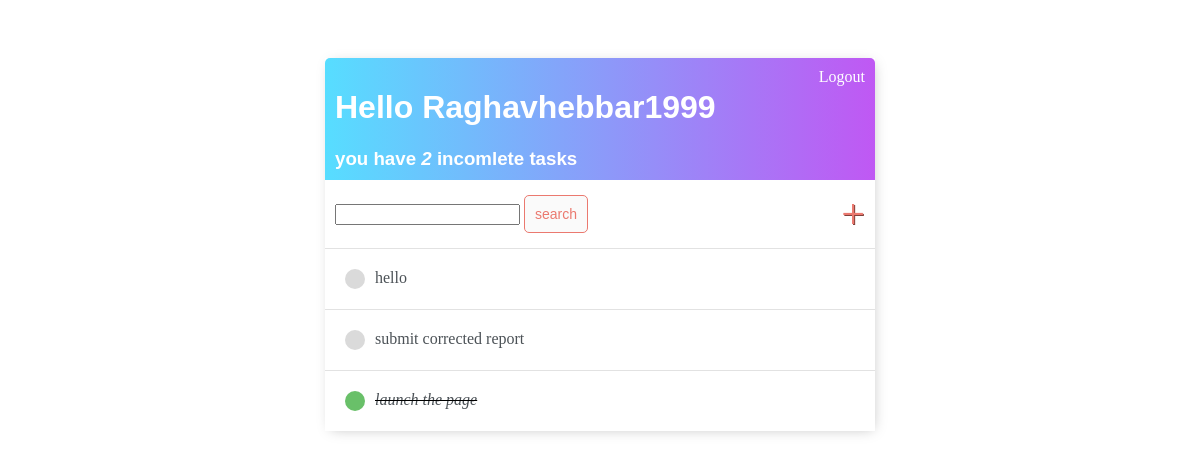
The app's page / (signed in), older data.
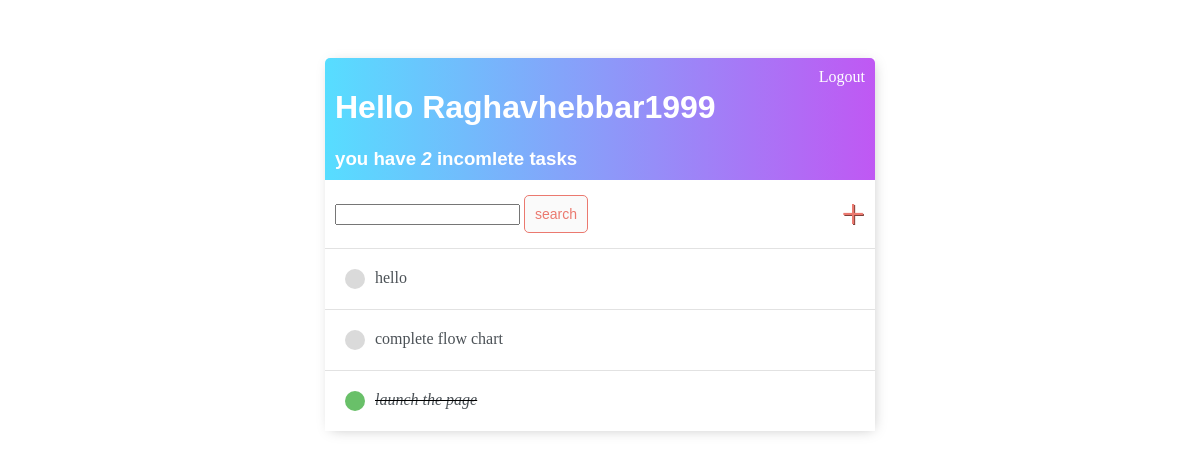
The same page, newer data.
### todo/models.py (models this page shows)
class Task(models.Model):
    user = models.ForeignKey(User, on_delete = models.CASCADE, null = True, blank= True)
    title = models.CharField(max_length= 200)
    description =  models.TextField(null = True, blank= True)
    complete = models.BooleanField(default=False)
    create = models.DateTimeField(auto_now_add=True)
    def __str__(self):
        return self.title
    class Meta:
        ordering = ['complete']

### todo/views.py (the view)
# urls.py: path('',TaskList.as_view() , name = 'tasks'),
class TaskList(LoginRequiredMixin, ListView):
    model  = Task
    context_object_name = 'tasks'
    def get_context_data(self,**kwargs):
        context = super().get_context_data(**kwargs)
        context['tasks'] = context['tasks'].filter(user= self.request.user)
        context['count'] = context['tasks'].filter(complete = False).count()
        search_input = self.request.GET.get('search-area') or ''
        if search_input:
            context['tasks'] = context['tasks'].filter(title__icontains = search_input)
        context['search_input'] = search_input
        return context

### todo/templates/todo/task_list.html (shortened to what this page needs)
{% extends 'todo/main.html' %}
{% block content %}
{% load django_bootstrap_icons %}
<div class="header-bar">
    <div>
        <h1>Hello {{request.user|title}}</h1>
        <h3 style="margin: 0;"> you have <i> {{count}} </i> incomlete task{{count|pluralize:"s"}}</h3>
    </div>
    {% if request.user.is_authenticated %}
    <a href="{% url 'logout' %}">Logout</a>
    {% else %}
    <a href="{%  url 'login' %}" >Login</a>
    {% endif %}
</div>
<div id="search-add-wrapper">
    <form method ="GET">
        <input type="text" name="search-area" value="{{search_input}}">
        <input class="button" type="submit" value='search'>
    </form>
    <a id="add-link"  href="{% url 'task-create' %}"> &#x2b;</a>
</div>
<div class="task-items-wrapper">
    {% for task in tasks %}
    <div class="task-wrapper">
        {% if task.complete %}
        <div class="task-title">
            <div class="task-complete-icon"></div>
                <i><s><a href="{% url 'task-update' task.id %}">{{task}}</a></s></i>
        </div>
        {% else %}
        <div class="task-title">
            <div class="task-incomplete-icon"></div>
            <a href="{% url 'task-update' task.id %}">{{task}}</a>
        </div>
        {% endif %}
    </div>
    {% empty %}
    <h3>No items in list </h3>
    {% endfor %}
</div>
{% endblock content %}

Row changes from the older to the newer data that the page shows:
no longer on this page (row edited): Task: title "submit corrected report"
added Task: title "complete flow chart"
